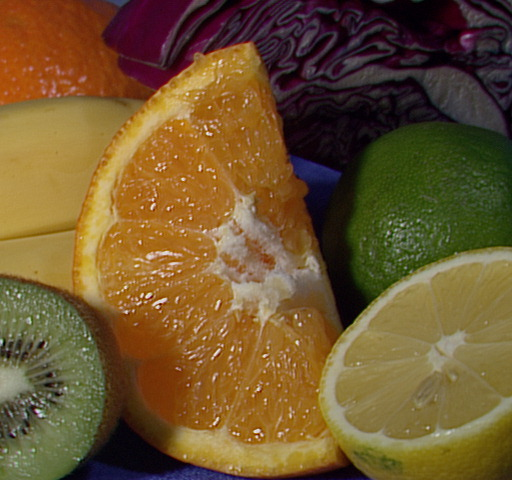
//> input picture workshop/fruits.jpg, 512 x 480 px
$ ./main   (built with g++ and OpenCV 4)
//> lines starting //> are read from the running program, lines starting //| are printed output that depends on the picture
#include <opencv2/highgui/highgui.hpp>
#include <opencv2/imgproc/imgproc.hpp>
#include <iostream>
#include <cstdio>

cv::Mat histogram_calculation(const cv::Mat& Image) {
    const int histSize = 255;

    // Setup ranges for [B, G, R]
    const float range [] = {0, 256 };
    const float *histRange = { range };

    const bool uniform = true; const bool accumulate = false;

    cv::Mat b_hist, g_hist, r_hist;

    std::vector<cv::Mat> bgr_planes;
    cv::split(Image, bgr_planes);

    cv::calcHist(&bgr_planes[0], 1, nullptr, cv::Mat(), b_hist, 1, &histSize, &histRange, uniform, accumulate);
    cv::calcHist(&bgr_planes[1], 1, nullptr, cv::Mat(), g_hist, 1, &histSize, &histRange, uniform, accumulate);
    cv::calcHist(&bgr_planes[2], 1, nullptr, cv::Mat(), r_hist, 1, &histSize, &histRange, uniform, accumulate);

    // Draw histograms for channels B, G, R
    const int hist_w = 512; const int hist_h = 400;
    const int bin_w = cvRound((double) hist_w / histSize);

    cv::Mat histImage(hist_h, hist_w, CV_8UC3, cv::Scalar(0, 0, 0));

    // Normalize the result to the range [0, histImage.rows]
    cv::normalize(b_hist, b_hist, 0, histImage.rows, cv::NORM_MINMAX, -1, cv::Mat());
    cv::normalize(g_hist, g_hist, 0, histImage.rows, cv::NORM_MINMAX, -1, cv::Mat());
    cv::normalize(r_hist, r_hist, 0, histImage.rows, cv::NORM_MINMAX, -1, cv::Mat());

    // Draw for each channel
    for (int i = 1; i < histSize; ++i) {
        cv::line(
            histImage,
            cv::Point(bin_w*(i-1), hist_h - cvRound(b_hist.at<float>(i-1))),
            cv::Point(bin_w*(i), hist_h - cvRound(b_hist.at<float>(i))    ),
            cv::Scalar(255, 0, 0), 2, cv::LINE_4, 0
        );

        cv::line(
            histImage,
            cv::Point(bin_w*(i-1), hist_h - cvRound(g_hist.at<float>(i-1))),
            cv::Point(bin_w*(i), hist_h - cvRound(g_hist.at<float>(i))    ),
            cv::Scalar(0, 255, 0), 2, cv::LINE_4, 0
        );

        cv::line(
            histImage,
            cv::Point(bin_w*(i-1), hist_h - cvRound(r_hist.at<float>(i-1))),
            cv::Point(bin_w*(i), hist_h - cvRound(r_hist.at<float>(i))    ),
            cv::Scalar(0, 0, 255), 2, cv::LINE_4, 0)
            ;
    }

    return std::move(histImage);
}

int main(int, char* []) {
    cv::Mat src, imageEq;
    cv::Mat histImage;

    // Read the source image
    src = cv::imread("fruits.jpg");
//> src is the input picture: 480 rows x 512 cols, CV_8UC3; mean B, G, R 46.2, 85.6, 110.8
    if ( ! src.data ) {
        printf("Cannot load the image!\n");
        exit(1);
    }

    // Separate the image to 3 channels (B, G, R)
    std::vector<cv::Mat> bgr_planes;
    split(src, bgr_planes);
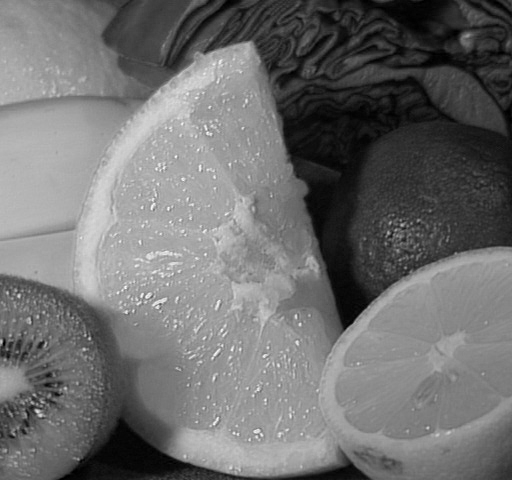
//> bgr_planes[2]: 480 rows x 512 cols, CV_8UC1; min 0, max 252, mean 110.8

    // Display results
    cv::imshow("Source image", src);

    // Calculate the histogram to each channel of the source image
    histImage = histogram_calculation(src);
//> in histogram_calculation, `cv::calcHist(&bgr_planes[0], 1, nullptr, cv::Mat(), b_hist, 1, &histSi..`: b_hist = 255 values, max 5442 at index 10, min 0 at index 222, mean 963.8
//> in histogram_calculation, `cv::calcHist(&bgr_planes[1], 1, nullptr, cv::Mat(), g_hist, 1, &histSi..`: g_hist = 255 values, max 7323 at index 0, min 0 at index 234, mean 963.8
//> in histogram_calculation, `cv::calcHist(&bgr_planes[2], 1, nullptr, cv::Mat(), r_hist, 1, &histSi..`: r_hist = 255 values, max 2425 at index 143, min 0 at index 252, mean 963.8
//> in histogram_calculation, `cv::normalize(b_hist, b_hist, 0, histImage.rows, cv::NORM_MINMAX, -1, ..`: b_hist = 255 values, max 400 at index 10, min 0 at index 222, mean 70.84
//> in histogram_calculation, `cv::normalize(g_hist, g_hist, 0, histImage.rows, cv::NORM_MINMAX, -1, ..`: g_hist = 255 values, max 400 at index 0, min 0 at index 234, mean 52.64
//> in histogram_calculation, `cv::normalize(r_hist, r_hist, 0, histImage.rows, cv::NORM_MINMAX, -1, ..`: r_hist = 255 values, max 400 at index 143, min 0 at index 252, mean 159
//> after the loop in histogram_calculation, `for (int i = 1; i < histSize; ++i)`:
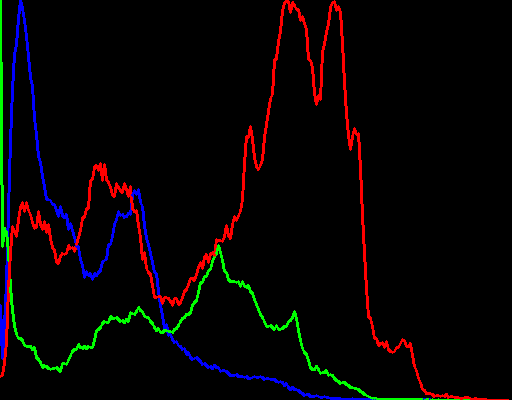
//> histImage: 400 rows x 512 cols, CV_8UC3; mean B, G, R 4.3, 3.7, 7.2

    // Display the histogram for each colour channel
    cv::imshow("Colour Image Histogram", histImage);

    // Equalized image

    // Apply histogram equalization to each channel
    cv::equalizeHist(bgr_planes[0], bgr_planes[0]);
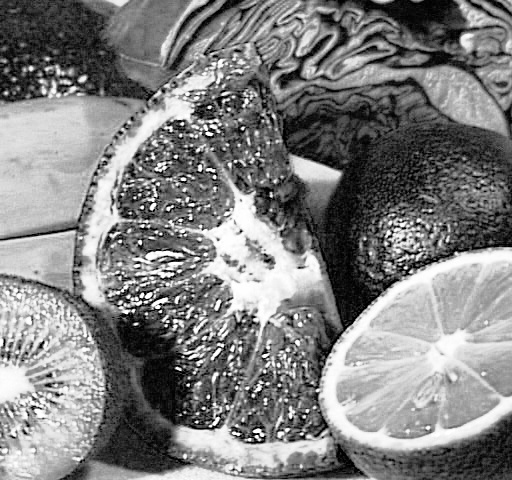
//> bgr_planes[0]: 480 rows x 512 cols, CV_8UC1; min 0, max 255, mean 128.4
    cv::equalizeHist(bgr_planes[1], bgr_planes[1]);
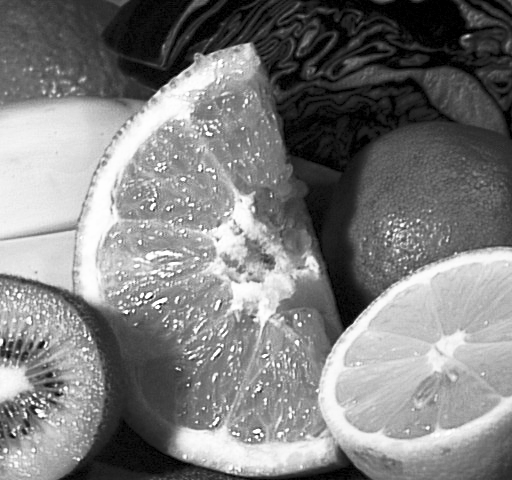
//> bgr_planes[1]: 480 rows x 512 cols, CV_8UC1; min 0, max 255, mean 126
    cv::equalizeHist(bgr_planes[2], bgr_planes[2]);
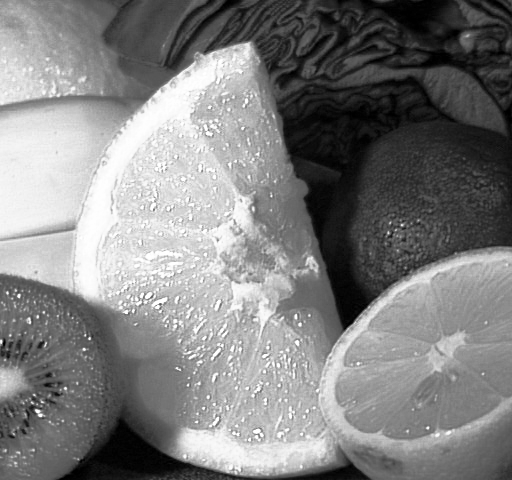
//> bgr_planes[2]: 480 rows x 512 cols, CV_8UC1; min 0, max 255, mean 128.2

    // Merge the equalized image channels into the equalized image
    cv::merge(bgr_planes, imageEq);
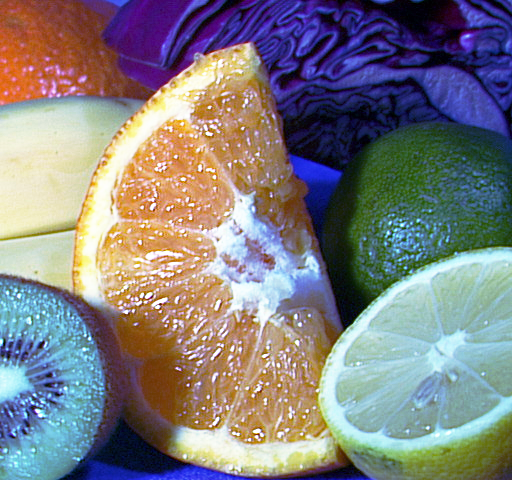
//> imageEq: 480 rows x 512 cols, CV_8UC3; mean B, G, R 128.4, 126, 128.2

    // Display the equalized image
    cv::imshow("Equalized Image", imageEq);

    // Calculate the histogram to each channel of the equalized image
    histImage = histogram_calculation(imageEq);
//> in histogram_calculation (call 2), `cv::calcHist(&bgr_planes[0], 1, nullptr, cv::Mat(), b_hist, 1, &histSi..`: b_hist = 255 values, max 5442 at index 35, min 0 at index 2, mean 963.8
//> in histogram_calculation (call 2), `cv::calcHist(&bgr_planes[1], 1, nullptr, cv::Mat(), g_hist, 1, &histSi..`: g_hist = 255 values, max 4522 at index 0, min 0 at index 1, mean 963.8
//> in histogram_calculation (call 2), `cv::calcHist(&bgr_planes[2], 1, nullptr, cv::Mat(), r_hist, 1, &histSi..`: r_hist = 255 values, max 2425 at index 162, min 0 at index 2, mean 963.8
//> in histogram_calculation (call 2), `cv::normalize(b_hist, b_hist, 0, histImage.rows, cv::NORM_MINMAX, -1, ..`: b_hist = 255 values, max 400 at index 35, min 0 at index 2, mean 70.84
//> in histogram_calculation (call 2), `cv::normalize(g_hist, g_hist, 0, histImage.rows, cv::NORM_MINMAX, -1, ..`: g_hist = 255 values, max 400 at index 0, min 0 at index 1, mean 85.25
//> in histogram_calculation (call 2), `cv::normalize(r_hist, r_hist, 0, histImage.rows, cv::NORM_MINMAX, -1, ..`: r_hist = 255 values, max 400 at index 162, min 0 at index 2, mean 159
//> after the loop in histogram_calculation (call 2), `for (int i = 1; i < histSize; ++i)`:
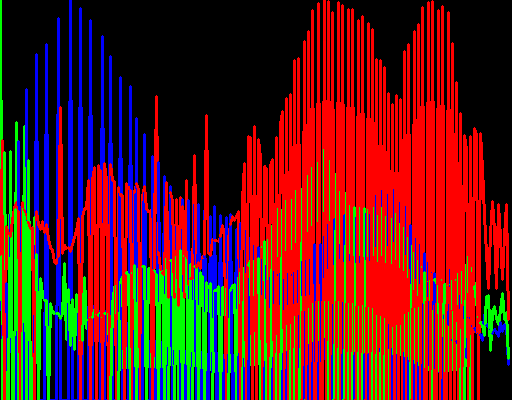
//> histImage: 400 rows x 512 cols, CV_8UC3; mean B, G, R 29.2, 31.3, 97.2

    // Display the histogram of the equalized image
    cv::imshow("Equalized Colour Image Histogram", histImage);

    // Wait until the user exits the program
    cv::waitKey();

    return 0;
}
